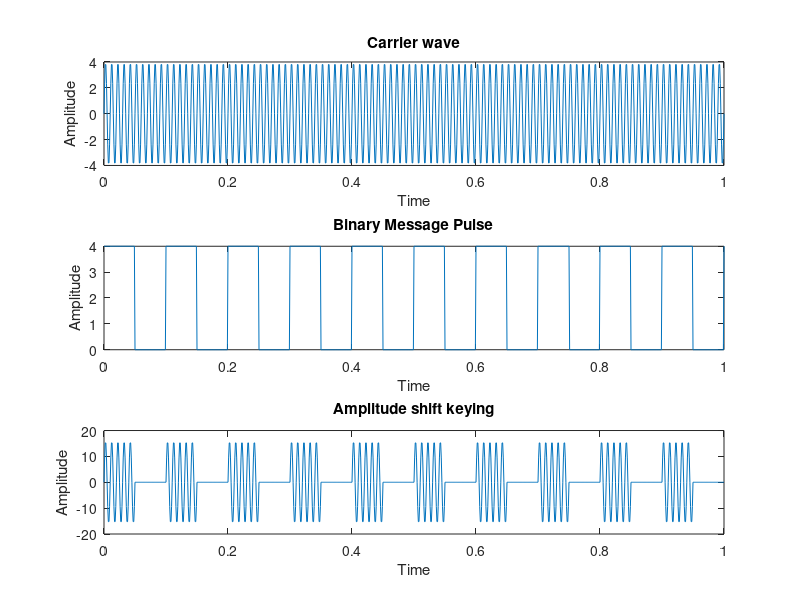

This chart was generated by the following MATLAB code:
%Amplitude Shift Keying
clc;
close all;
clear all;

fc = 100; %input('Enter the freq of sine wave carrier:');
fp = 10;  %input('Enter the freq of periodic Binary pulse(message):');
amp =4;   %input('Enter the amplitude(For carrier and BInary pulse message):');

t = 0:0.001:1;

%Carrier Generating
c = amp.*sin(2*pi*fc*t);
subplot(3,1,1);
plot(t,c);
xlabel('Time');
ylabel('Amplitude');
title('Carrier wave');

%For Generating Square wave message
m = amp/2.*square(2*pi*fp*t)+(amp/2);
subplot(3,1,2);
plot(t,m);
xlabel('Time');
ylabel('Amplitude');
title('Binary Message Pulse');

%The Shift Keyed Wave
w = c.*m;
subplot(3,1,3);
plot(t,w);
xlabel('Time');
ylabel('Amplitude');
title('Amplitude shift keying');
%100 10 4